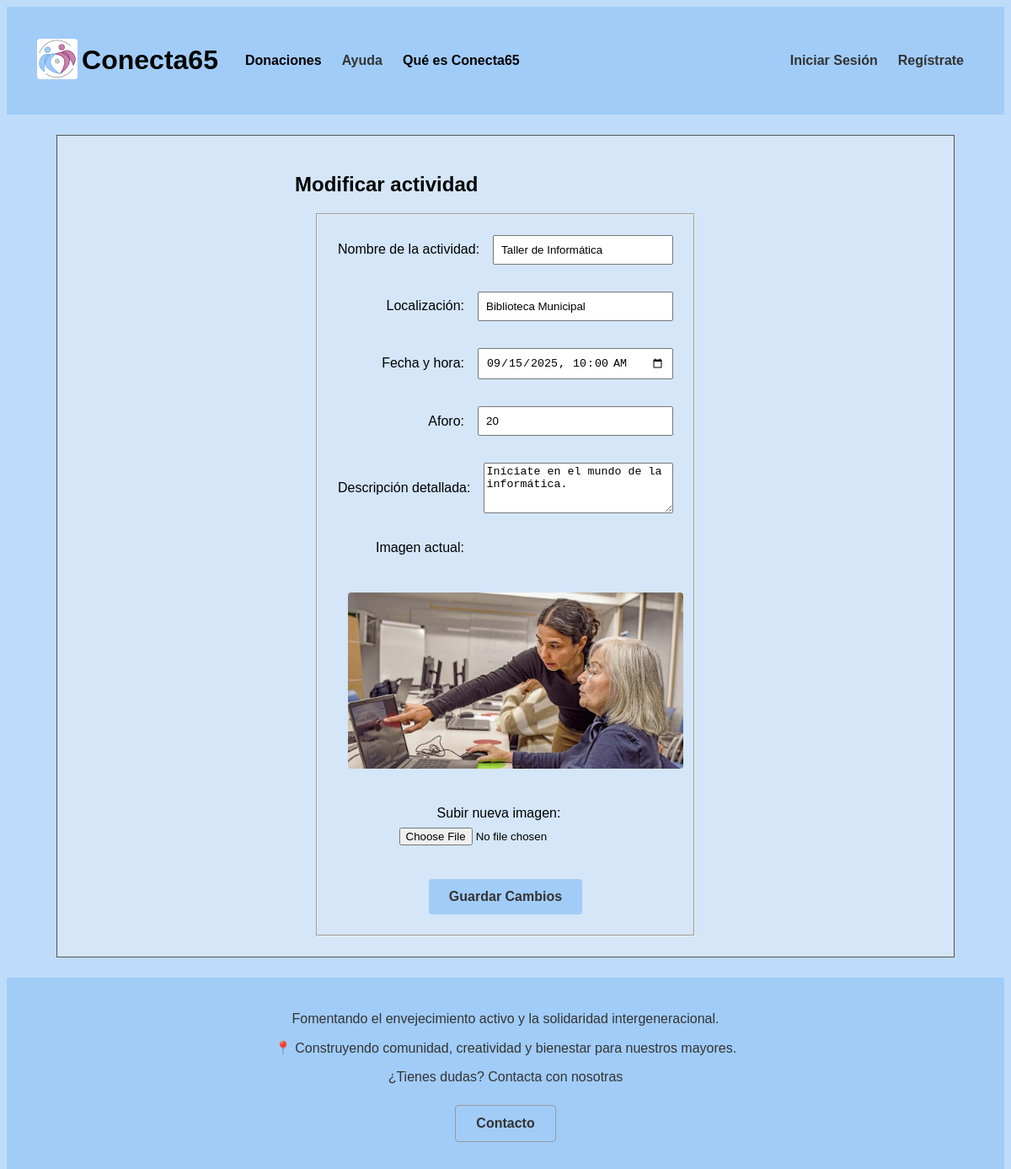
/p3_g1/ModificarActividad.php?id=3, run on the app's committed database.
### tables this page shows
CREATE TABLE `actividades` (
  `id` int(10) UNSIGNED NOT NULL,
  `nombre` varchar(35) NOT NULL,
  `localizacion` varchar(70) NOT NULL,
  `fecha_hora` datetime(6) NOT NULL,
  `descripcion` text NOT NULL,
  `aforo` tinyint(3) NOT NULL,
  `dirigida` tinyint(1) NOT NULL,
  `ocupacion` tinyint(3) NOT NULL,
  `foto` varchar(50) NOT NULL,
  `categoria` tinyint(1) NOT NULL
);

### p3_g1/includes/actividad/actividadDTO.php (called while the page is built, shortened)
<?php
class actividadDTO
{
    private $nombre;
    private $localizacion;
    private $fecha_hora;
    private $descripcion;
    private $aforo;
    private $foto;
    public function __construct($id, $nombre, $localizacion, $fecha_hora, $descripcion, $aforo, $dirigida, $ocupacion, $foto)
    {
        $this->nombre = $nombre;
        $this->localizacion = $localizacion;
        $this->fecha_hora = $fecha_hora;
        $this->descripcion = $descripcion;
        $this->aforo = $aforo;
        $this->foto = $foto;
    }
    public function nombre()
    {
        return $this->nombre;
    }
    public function localizacion()
    {
        return $this->localizacion;
    }
    public function fecha_hora()
    {
        return $this->fecha_hora;
    }
    public function descripcion()
    {
        return $this->descripcion;
    }
    public function aforo()
    {
        return $this->aforo;
    }
    public function foto()
    {
        return $this->foto;
    }
}
?>

### p3_g1/includes/actividad/actividadDAO.php (called while the page is built, shortened)
<?php
class actividadDAO extends baseDAO implements IActividad
{
    public function getActividadById($id)
    {
        try {
            $conn = application::getInstance()->getConexionBd();
            $query = "SELECT id, nombre, localizacion, fecha_hora, descripcion, aforo, dirigida, ocupacion, foto FROM actividades WHERE id = ?";
            $stmt = $conn->prepare($query);
            $stmt->bind_param("i", $id);
            $stmt->execute();
            $stmt->bind_result($id, $nombre, $localizacion, $fecha_hora, $descripcion, $aforo, $dirigida, $ocupacion, $foto);
            if ($stmt->fetch()) {
                return new actividadDTO($id, $nombre, $localizacion, $fecha_hora, $descripcion, $aforo, $dirigida, $ocupacion, $foto);
            }
        } finally {
            if ($stmt) {
                $stmt->close();
            }
        }
        return null;
    }
   }
?>

### p3_g1/includes/actividad/actividadAppService.php (called while the page is built, shortened)
<?php
class actividadAppService
{
    public function getActividadById($id)
    {
        $IActividadDAO = actividadFactory::CreateActividad();
        $actividad = $IActividadDAO->getActividadById($id);
        return $actividad;
    }
}
?>

### p3_g1/includes/modificarActividad/modificarActividadForm.php (the view, shortened to what this page needs)
<?php
class modificarActividadForm extends formBase
{
    private $actividad;
    public function __construct($actividad = null)
    {
        $this->actividad = $actividad;
    }
    protected function CreateFields($datos)
    {
        $id = $this->actividad ? $this->actividad->id() : ($datos['id'] ?? '');
        $nombre = $this->actividad ? $this->actividad->nombre() : ($datos['nombre'] ?? '');
        $localizacion = $this->actividad ? $this->actividad->localizacion() : ($datos['localizacion'] ?? '');
        $fecha_hora = $this->actividad ? date('Y-m-d\TH:i', strtotime($this->actividad->fecha_hora())) : ($datos['fecha_hora'] ?? '');
        $descripcion = $this->actividad ? $this->actividad->descripcion() : ($datos['descripcion'] ?? '');
        $aforo = $this->actividad ? $this->actividad->aforo() : ($datos['aforo'] ?? '');
        $dirigida = $this->actividad ? $this->actividad->dirigida() : ($datos['dirigida'] ?? '');
        $ocupacion = $this->actividad ? $this->actividad->ocupacion() : ($datos['ocupacion'] ?? '');
        $imagen = $this->actividad ? $this->actividad->foto() : null;
        $fechaMinima = date('Y-m-d\TH:i');
        $html = <<<EOF
            <div class="inForm">
                <fieldset>
                    <input type="hidden" name="id" value="$id" />
                    <p><label>Nombre de la actividad:</label> <input type="text" name="nombre" value="$nombre" required/></p>
                    <p><label>Localización:</label> <input type="text" name="localizacion" value="$localizacion" required/></p>
                    <p><label>Fecha y hora:</label> <input type="datetime-local" name="fecha_hora" value="$fecha_hora" min="$fechaMinima" required/></p>
                    <p><label>Aforo:</label> <input type="number" name="aforo" value="$aforo" required min="1" max="999"/></p>
                    <p><label>Descripción detallada:</label> <textarea name="descripcion" required>$descripcion</textarea></p>
                    <input type="hidden" name="dirigida" value="$dirigida" />
                    <input type="hidden" name="ocupacion" value="$ocupacion" />
                    <p><label>Imagen actual:</label></p>
                    <p>
                        <?php if ($imagen): ?>
                            <img src="$imagen" alt="Imagen de la actividad" width="475" />
                            <input type="hidden" name="imagenActual" value="$imagen" />
                        <?php endif; ?>
                    </p>
                    <p><label>Subir nueva imagen:</label> <input type="file" name="imagen" accept="image/*" /></p>
                    <button type="submit" name="modificar">Guardar Cambios</button>
                </fieldset>
            </div>
        EOF;
        return $html;
    }
}
?>

### p3_g1/CSS/estiloMovil.css (style rules this page uses)
.inForm fieldset p { flex-direction: column; align-items: flex-start; }
.inForm fieldset p label { text-align: left; margin-right: 0; margin-bottom: 0.5rem; min-width: auto; width: 100%; }
.inForm fieldset p input, .inForm fieldset p textarea { width: 100%; }
.inForm fieldset { padding: 1rem; }

### p3_g1/CSS/estilo.css (style rules this page uses)
html { height: 100%; width: 100%; margin: 0; padding: 0; font-family: 'Trebuchet MS', 'Lucida Sans Unicode', 'Lucida Grande', 'Lucida Sans', Arial, sans-serif; }
body { display: flex; flex-direction: column; background-color: #bedcfa; overflow-x: hidden; }
.inForm { display: flex; justify-content: center; width: 90%; margin: 0 auto; }
.inForm fieldset { display: flex; flex-direction: column; align-items: center; max-width: 500px; width: 100%; margin: 0 auto; padding: 1.5rem; box-sizing: border-box; gap: 1rem; }
.inForm fieldset p { display: flex; align-items: center; width: 100%; margin: 0 0 1rem 0; }
.inForm fieldset p label { min-width: 150px; text-align: right; margin-right: 1rem; }
.inForm fieldset p input { flex: 1; padding: 8px; box-sizing: border-box; min-width: 1rem; }
.inForm fieldset p textarea { flex: 1; height: 60px; box-sizing: border-box; }
.inForm fieldset > p:last-of-type { text-align: center; display: block; }
button { background-color: #a1ccf8; color: #333; font-weight: bold; font-size: 1rem; padding: 0.75rem 1.5rem; border: none; border-radius: 0.25rem; cursor: pointer; width: auto; }
img { margin: 0.75rem; border-radius: 0.25rem; max-width: 100%; height: auto; }

### data on the page
actividades: nombre "Taller de Informática", localizacion "Biblioteca Municipal", fecha_hora "09/15/2025 10:00", aforo "20", descripcion "Iníciate en el mundo de la informática.", foto (picture)
